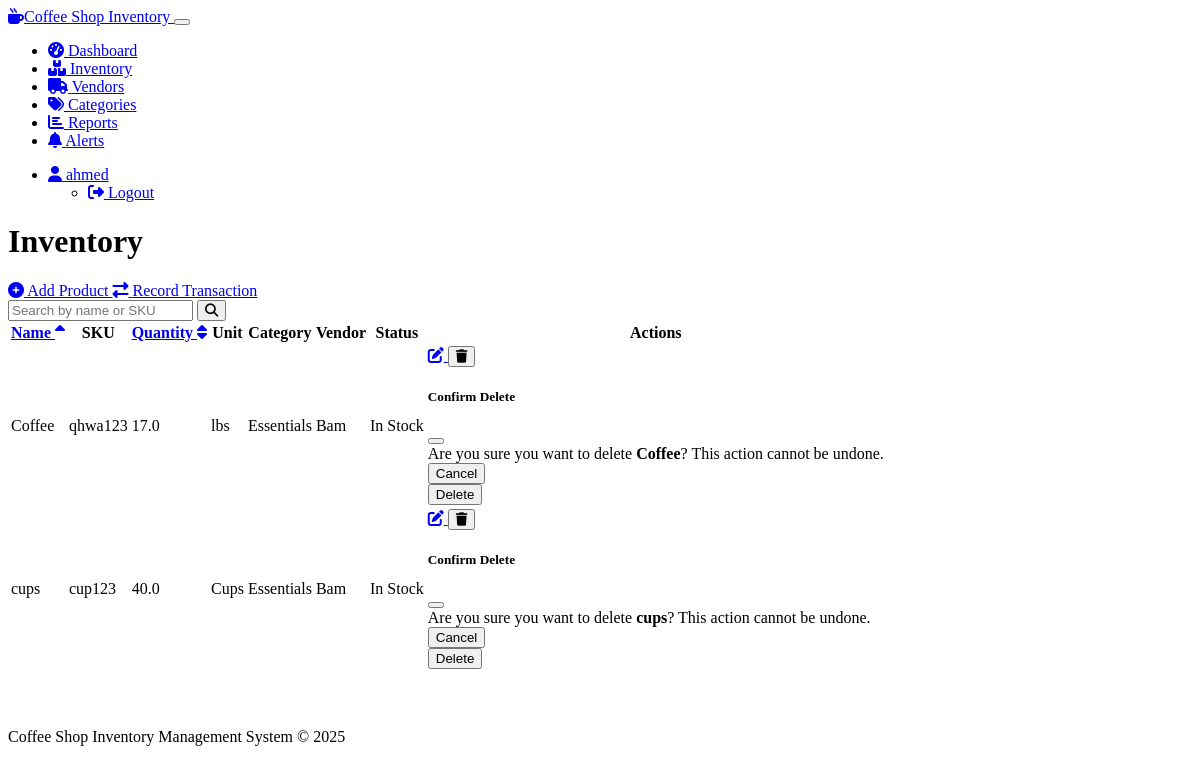
Before: /inventory (signed in) with the older database file.
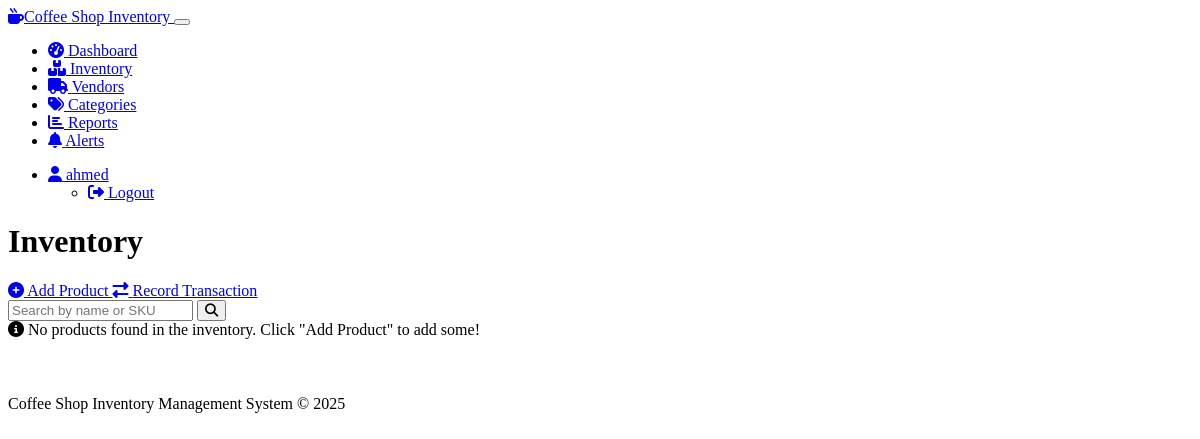
After: the same page with the newer database file.
### models.py (models this page shows, shortened)
class User(UserMixin, db.Model):
    id = db.Column(db.Integer, primary_key=True)
    username = db.Column(db.String(64), unique=True, nullable=False)
    email = db.Column(db.String(120), unique=True, nullable=False)
    password_hash = db.Column(db.String(256), nullable=False)
    created_at = db.Column(db.DateTime, default=datetime.utcnow)

class Product(db.Model):
    id = db.Column(db.Integer, primary_key=True)
    name = db.Column(db.String(100), nullable=False)
    sku = db.Column(db.String(50), unique=True)
    description = db.Column(db.Text)
    unit = db.Column(db.String(20), default='each')  # e.g., lb, kg, oz, each
    quantity = db.Column(db.Float, default=0.0)
    min_quantity = db.Column(db.Float, default=1.0)  # Low stock threshold
    price = db.Column(db.Float, default=0.0)  # Cost price
    category_id = db.Column(db.Integer, db.ForeignKey('category.id'))
    vendor_id = db.Column(db.Integer, db.ForeignKey('vendor.id'))
    created_at = db.Column(db.DateTime, default=datetime.utcnow)
    updated_at = db.Column(db.DateTime, default=datetime.utcnow, onupdate=datetime.utcnow)
    transactions = db.relationship('InventoryTransaction', backref='product', lazy=True)
    @property
    def is_low_stock(self):
        return self.quantity <= self.min_quantity

class Category(db.Model):
    id = db.Column(db.Integer, primary_key=True)
    name = db.Column(db.String(100), nullable=False)
    description = db.Column(db.Text)
    products = db.relationship('Product', backref='category', lazy=True)

class Vendor(db.Model):
    id = db.Column(db.Integer, primary_key=True)
    name = db.Column(db.String(100), nullable=False)
    contact_name = db.Column(db.String(100))
    email = db.Column(db.String(120))
    phone = db.Column(db.String(20))
    address = db.Column(db.Text)
    notes = db.Column(db.Text)
    products = db.relationship('Product', backref='vendor', lazy=True)

### inventory.py (the view)
@inventory.route('/inventory')
@login_required
def inventory_list():
    search_query = request.args.get('search', '')
    sort_by = request.args.get('sort_by', 'name')
    sort_order = request.args.get('sort_order', 'asc')
    query = Product.query
    if search_query:
        query = query.filter(Product.name.ilike(f'%{search_query}%') |
                             Product.sku.ilike(f'%{search_query}%'))
    if sort_order == 'asc':
        query = query.order_by(getattr(Product, sort_by))
    else:
        query = query.order_by(desc(getattr(Product, sort_by)))
    products = query.all()
    return render_template('inventory_list.html',
                          products=products,
                          search_query=search_query,
                          sort_by=sort_by,
                          sort_order=sort_order)

### app.py (called while the page is built)
    @app.context_processor
    def utility_processor():
        return {
            'get_low_stock_products': get_low_stock_products,
            'get_products_by_category': get_products_by_category,
            'get_inventory_value': get_inventory_value,
            'get_transaction_history': get_transaction_history,
            'format_currency': format_currency,
            'get_category_value_distribution': get_category_value_distribution,
            'get_transaction_summary': get_transaction_summary
        }

### models.py (called while the page is built)
@login_manager.user_loader
def load_user(user_id):
    return User.query.get(int(user_id))

### utils.py (called while the page is built)
def get_low_stock_products():
    return Product.query.filter(Product.quantity <= Product.min_quantity).all()

### templates/inventory_list.html (shortened to what this page needs)
{% extends "base.html" %}
{% block content %}
<div class="d-flex justify-content-between align-items-center mb-4">
    <h1 class="display-5 mb-0">Inventory</h1>
    <div>
        <a href="{{ url_for('inventory.create_product') }}" class="btn btn-primary">
            <i class="fas fa-plus-circle me-1"></i> Add Product
        </a>
        <a href="{{ url_for('inventory.add_transaction') }}" class="btn btn-success ms-2">
            <i class="fas fa-exchange-alt me-1"></i> Record Transaction
        </a>
    </div>
</div>
<div class="card border-0 shadow-sm mb-4">
    <div class="card-body">
        <form action="{{ url_for('inventory.inventory_list') }}" method="GET" class="row g-3">
            <div class="col-md-8">
                <div class="input-group">
                    <input type="text" name="search" id="search" class="form-control" placeholder="Search by name or SKU" value="{{ search_query }}">
                    <button type="submit" class="btn btn-primary">
                        <i class="fas fa-search"></i>
                    </button>
                </div>
            </div>
        </form>
    </div>
</div>
<div class="card border-0 shadow-sm">
    <div class="card-body p-0">
        {% if products %}
        <div class="table-responsive">
            <table class="table table-hover mb-0">
                <thead class="table-light">
                    <tr>
                        <th>
                            <a href="{{ url_for('inventory.inventory_list', search=search_query, sort_by='name', sort_order='desc' if sort_by == 'name' and sort_order == 'asc' else 'asc') }}" class="text-decoration-none text-dark">
                                Name
                                {% if sort_by == 'name' %}
                                <i class="fas fa-sort-{{ 'up' if sort_order == 'asc' else 'down' }}"></i>
                                {% else %}
                                <i class="fas fa-sort text-muted"></i>
                                {% endif %}
                            </a>
                        </th>
                        <th>SKU</th>
                        <th>
                            <a href="{{ url_for('inventory.inventory_list', search=search_query, sort_by='quantity', sort_order='desc' if sort_by == 'quantity' and sort_order == 'asc' else 'asc') }}" class="text-decoration-none text-dark">
                                Quantity
                                {% if sort_by == 'quantity' %}
                                <i class="fas fa-sort-{{ 'up' if sort_order == 'asc' else 'down' }}"></i>
                                {% else %}
                                <i class="fas fa-sort text-muted"></i>
                                {% endif %}
                            </a>
                        </th>
                        <th>Unit</th>
                        <th>Category</th>
                        <th>Vendor</th>
                        <th>Status</th>
                        <th>Actions</th>
                    </tr>
                </thead>
                <tbody>
                    {% for product in products %}
                    <tr>
                        <td>{{ product.name }}</td>
                        <td>{{ product.sku or '-' }}</td>
                        <td>{{ product.quantity }}</td>
                        <td>{{ product.unit }}</td>
                        <td>{{ product.category.name if product.category else '-' }}</td>
                        <td>{{ product.vendor.name if product.vendor else '-' }}</td>
                        <td>
                            {% if product.is_low_stock %}
                            <span class="badge bg-danger">Low Stock</span>
                            {% else %}
                            <span class="badge bg-success">In Stock</span>
                            {% endif %}
                        </td>
                        <td>
                            <div class="btn-group" role="group">
                                <a href="{{ url_for('inventory.edit_product', id=product.id) }}" class="btn btn-sm btn-primary">
                                    <i class="fas fa-edit"></i>
                                </a>
                                <button type="button" class="btn btn-sm btn-danger" data-bs-toggle="modal" data-bs-target="#deleteModal{{ product.id }}">
                                    <i class="fas fa-trash"></i>
                                </button>
                            </div>
                            <div class="modal fade" id="deleteModal{{ product.id }}" tabindex="-1" aria-labelledby="deleteModalLabel{{ product.id }}" aria-hidden="true">
                                <div class="modal-dialog">
                                    <div class="modal-content">
                                        <div class="modal-header">
                                            <h5 class="modal-title" id="deleteModalLabel{{ product.id }}">Confirm Delete</h5>
                                            <button type="button" class="btn-close" data-bs-dismiss="modal" aria-label="Close"></button>
                                        </div>
                                        <div class="modal-body">
                                            Are you sure you want to delete <strong>{{ product.name }}</strong>? This action cannot be undone.
                                        </div>
                                        <div class="modal-footer">
                                            <button type="button" class="btn btn-secondary" data-bs-dismiss="modal">Cancel</button>
                                            <form action="{{ url_for('inventory.delete_product', id=product.id) }}" method="POST">
                                                <button type="submit" class="btn btn-danger">Delete</button>
                                            </form>
                                        </div>
                                    </div>
                                </div>
                            </div>
                        </td>
                    </tr>
                    {% endfor %}
                </tbody>
            </table>
        </div>
        {% else %}
        <div class="alert alert-info m-3">
            {% if search_query %}
            <i class="fas fa-info-circle me-2"></i> No products found matching "<strong>{{ search_query }}</strong>".
            {% else %}
            <i class="fas fa-info-circle me-2"></i> No products found in the inventory. Click "Add Product" to add some!
            {% endif %}
        </div>
        {% endif %}
    </div>
</div>
{% endblock %}

### templates/base.html (shortened to what this page needs)
<!DOCTYPE html>
<html lang="en" data-bs-theme="dark">
<head>
    <link rel="stylesheet" href="https://cdn.replit.com/agent/bootstrap-agent-dark-theme.min.css">
    <link rel="stylesheet" href="https://cdnjs.cloudflare.com/ajax/libs/font-awesome/6.4.0/css/all.min.css">
    <link rel="stylesheet" href="{{ url_for('static', filename='css/custom.css') }}">
</head>
<body>
    <header>
        <nav class="navbar navbar-expand-lg bg-dark navbar-dark">
            <div class="container-fluid">
                <a class="navbar-brand" href="{{ url_for('main.index') }}">
                    <i class="fas fa-mug-hot me-2"></i>Coffee Shop Inventory
                </a>
                <button class="navbar-toggler" type="button" data-bs-toggle="collapse" data-bs-target="#navbarNav" aria-controls="navbarNav" aria-expanded="false" aria-label="Toggle navigation">
                </button>
                <div class="collapse navbar-collapse" id="navbarNav">
                    <ul class="navbar-nav me-auto">
                        {% if current_user.is_authenticated %}
                        <li class="nav-item">
                            <a class="nav-link {% if request.path == url_for('main.dashboard') %}active{% endif %}" href="{{ url_for('main.dashboard') }}">
                                <i class="fas fa-tachometer-alt me-1"></i> Dashboard
                            </a>
                        </li>
                        <li class="nav-item">
                            <a class="nav-link {% if '/inventory' in request.path and not '/vendors' in request.path and not '/categories' in request.path %}active{% endif %}" href="{{ url_for('inventory.inventory_list') }}">
                                <i class="fas fa-boxes me-1"></i> Inventory
                            </a>
                        </li>
                        <li class="nav-item">
                            <a class="nav-link {% if '/vendors' in request.path %}active{% endif %}" href="{{ url_for('inventory.vendor_list') }}">
                                <i class="fas fa-truck me-1"></i> Vendors
                            </a>
                        </li>
                        <li class="nav-item">
                            <a class="nav-link {% if '/categories' in request.path %}active{% endif %}" href="{{ url_for('inventory.category_list') }}">
                                <i class="fas fa-tags me-1"></i> Categories
                            </a>
                        </li>
                        <li class="nav-item">
                            <a class="nav-link {% if '/reports' in request.path %}active{% endif %}" href="{{ url_for('reports.report_dashboard') }}">
                                <i class="fas fa-chart-bar me-1"></i> Reports
                            </a>
                        </li>
                        <li class="nav-item">
                            <a class="nav-link {% if '/alerts' in request.path %}active{% endif %}" href="{{ url_for('main.alerts') }}">
                                <i class="fas fa-bell me-1"></i> Alerts
                                {% set low_stock_count = get_low_stock_products()|length %}
                            </a>
                        </li>
                        {% endif %}
                    </ul>
                    <ul class="navbar-nav">
                        {% if current_user.is_authenticated %}
                        <li class="nav-item dropdown">
                            <a class="nav-link dropdown-toggle" href="#" id="navbarDropdown" role="button" data-bs-toggle="dropdown" aria-expanded="false">
                                <i class="fas fa-user me-1"></i> {{ current_user.username }}
                            </a>
                            <ul class="dropdown-menu dropdown-menu-end" aria-labelledby="navbarDropdown">
                                <li>
                                    <a class="dropdown-item" href="{{ url_for('auth.logout') }}">
                                        <i class="fas fa-sign-out-alt me-1"></i> Logout
                                    </a>
                                </li>
                            </ul>
                        </li>
                        {% endif %}
                    </ul>
                </div>
            </div>
        </nav>
    </header>
    <main class="container my-4">
        {% block content %}{% endblock %}
    </main>
    <footer class="footer mt-auto py-3 bg-dark">
        <div class="container text-center">
            <span class="text-muted">Coffee Shop Inventory Management System &copy; 2025</span>
        </div>
    </footer>
</body>
</html>

### static/css/custom.css (style rules this page uses)
.card { border-radius: 0.5rem; transition: transform 0.3s, box-shadow 0.3s; }
.footer { margin-top: 2rem; padding: 1.5rem 0; }

Changed rows visible on the page:
removed Product: name "Coffee", sku "qhwa123", quantity "17.0", unit "lbs", category "Essentials", vendor "Bam", min_quantity "In Stock"
removed Product: name "cups", sku "cup123", quantity "40.0", unit "Cups", category "Essentials", vendor "Bam", min_quantity "In Stock"
Other visible differences:
text no longer shown: "Name SKU Quantity Unit Category Vendor Status Actions"
text now shown: "No products found in the inventory. Click \"Add Product\" to add some!"
